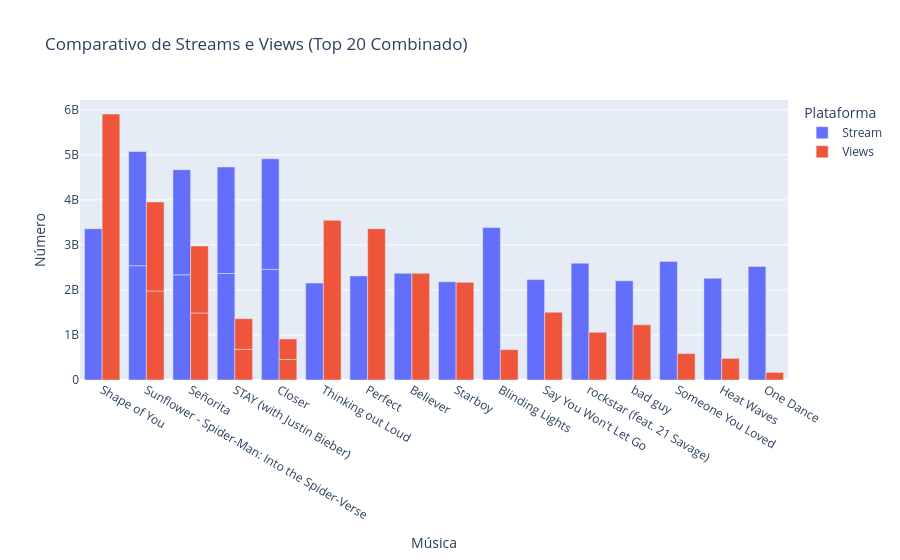

The notebook cell saved with this chart:
### Markdown cell above
## Análise do Scatter Plot: Likes vs Views

O gráfico de dispersão que compara 'Likes' e 'Views' revela uma **forte correlação positiva** entre essas duas variáveis, o que já era indicado pela alta correlação numérica na matriz anterior (0.89). Podemos observar uma tendência clara de que, à medida que o número de 'Likes' aumenta, o número de 'Views' também tende a aumentar. Os pontos no gráfico se agrupam em uma direção ascendente, reforçando essa relação linear positiva.

**Insight Adicional:**

A forte relação linear observada sugere que 'Likes' podem ser um bom indicador do número de 'Views' de um vídeo, e vice-versa. Essa informação pode ser útil para identificar vídeos com um engajamento acima ou abaixo do esperado em relação ao seu número de visualizações. Por exemplo, um vídeo com muitas visualizações, mas relativamente poucos likes, poderia indicar uma taxa de engajamento menor do que a média.

Em resumo, o scatter plot complementa a análise da matriz de correlação, fornecendo uma representação visual clara da relação linear entre 'Likes' e 'Views', o que é valioso para a compreensão dos dados.

### Code cell
top_songs = df.nlargest(20, ['Stream', 'Views']).melt(id_vars=['Track'], value_vars=['Stream', 'Views'], var_name='Platform', value_name='Value')

fig = px.bar(top_songs, x='Track', y='Value', color='Platform', barmode='group',
             title='Comparativo de Streams e Views (Top 20 Combinado)',
             labels={'Value': 'Número', 'Track': 'Música', 'Platform': 'Plataforma'})
fig.update_layout(xaxis={'categoryorder':'total descending'}) # Ordena por valor total
fig.show()

### Figure 1 — Plotly figure (JSON) as saved in the notebook; plotly's stock layout.template omitted (floating-point values rounded to 4 significant figures)
{"data": [{"alignmentgroup": "True", "hovertemplate": "Plataforma=Stream<br>Música=%{x}<br>Número=%{y}<extra></extra>", "legendgroup": "Stream", "marker": {"color": "#636efa", "pattern": {"shape": ""}}, "name": "Stream", "offsetgroup": "Stream", "orientation": "v", "showlegend": true, "textposition": "auto", "type": "bar", "x": ["Blinding Lights", "Shape of You", "Someone You Loved", "rockstar (feat. 21 Savage)", "Sunflower - Spider-Man: Into the Spider-Verse", "Sunflower - Spider-Man: Into the Spider-Verse", "One Dance", "Closer", "Closer", "Believer", "STAY (with Justin Bieber)", "STAY (with Justin Bieber)", "Señorita", "Señorita", "Perfect", "Heat Waves", "Say You Won't Let Go", "bad guy", "Starboy", "Thinking out Loud"], "xaxis": "x", "y": [3386520288, 3362005201, 2634013335, 2594926619, 2538329799, 2538329799, 2522431995, 2456205158, 2456205158, 2369272335, 2365777505, 2365777505, 2336219850, 2336219850, 2312689776, 2261464473, 2229658373, 2203014126, 2180812000, 2154334378], "yaxis": "y"}, {"alignmentgroup": "True", "hovertemplate": "Plataforma=Views<br>Música=%{x}<br>Número=%{y}<extra></extra>", "legendgroup": "Views", "marker": {"color": "#EF553B", "pattern": {"shape": ""}}, "name": "Views", "offsetgroup": "Views", "orientation": "v", "showlegend": true, "textposition": "auto", "type": "bar", "x": ["Blinding Lights", "Shape of You", "Someone You Loved", "rockstar (feat. 21 Savage)", "Sunflower - Spider-Man: Into the Spider-Verse", "Sunflower - Spider-Man: Into the Spider-Verse", "One Dance", "Closer", "Closer", "Believer", "STAY (with Justin Bieber)", "STAY (with Justin Bieber)", "Señorita", "Señorita", "Perfect", "Heat Waves", "Say You Won't Let Go", "bad guy", "Starboy", "Thinking out Loud"], "xaxis": "x", "y": [674164500, 5908398479, 586768373, 1060220169, 1977389041, 1977389027, 169288294, 455914466, 455914466, 2369714846, 681211407, 681205578, 1487650910, 1487649395, 3361086287, 480089002, 1506216265, 1224659786, 2168809930, 3547155867], "yaxis": "y"}], "layout": {"autosize": true, "barmode": "group", "dragmode": "zoom", "legend": {"title": {"text": "Plataforma"}, "tracegroupgap": 0}, "title": {"text": "Comparativo de Streams e Views (Top 20 Combinado)"}, "xaxis": {"anchor": "y", "autorange": true, "categoryorder": "total descending", "domain": [0, 1], "range": [-0.5, 15.5], "title": {"text": "Música"}, "type": "category"}, "yaxis": {"anchor": "x", "autorange": true, "domain": [0, 1], "range": [0, 6219366820], "title": {"text": "Número"}, "type": "linear"}}}
